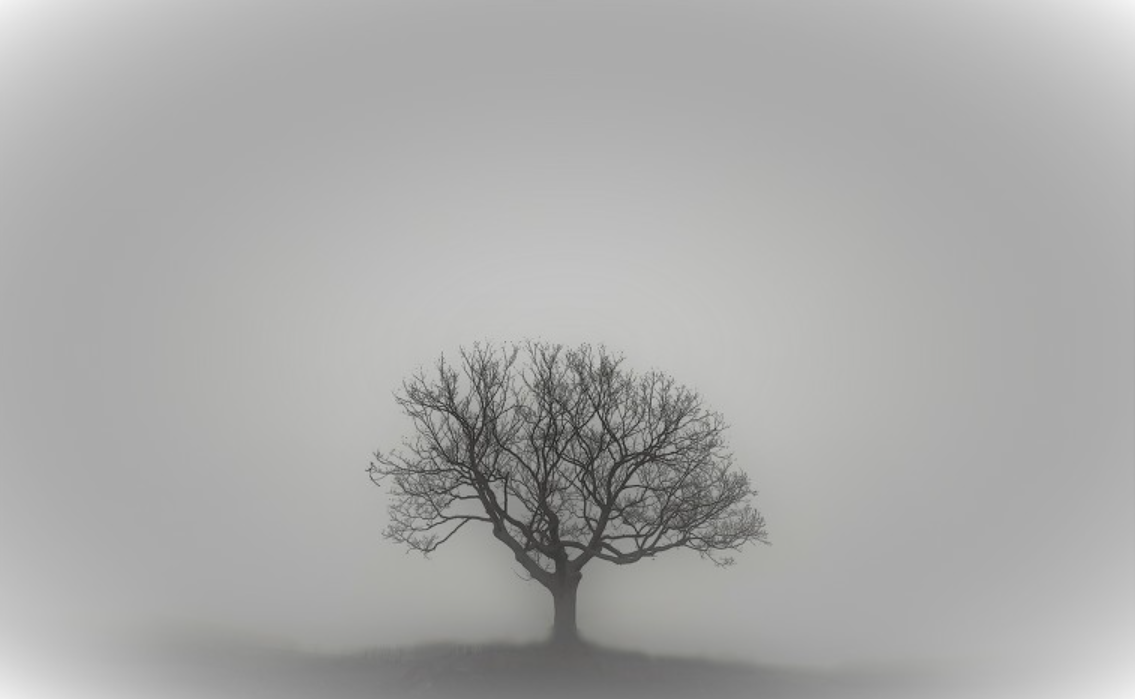
#> input picture python/AI/image5.jpg, 1135 x 699 px
$ python histogram.py
#> lines starting #> are read from the running program, lines starting #| are printed output that depends on the picture
# -*- coding: utf-8 -*-
"""
Created on Wed Apr  6 19:31:03 2022

@author: user
"""

from skimage import io, viewer
from skimage.color import rgb2gray
import matplotlib.pyplot as plt
from skimage import exposure

img = io.imread('image5.jpg')
#> img is the input picture: shape (699, 1135, 4); mean R, G, B, A 170.2, 170.2, 169.4, 255
gray = rgb2gray(img)

img_eq = exposure.equalize_hist(gray)
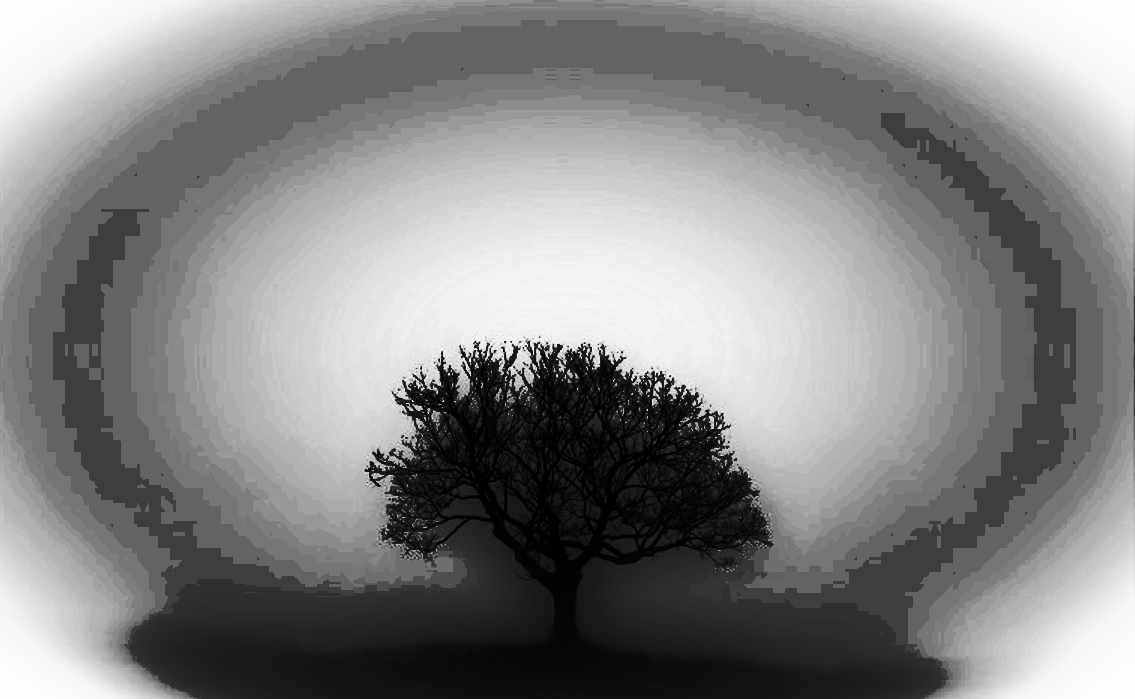
#> img_eq: shape (699, 1135) float64; min 1.26e-06, max 1, mean 0.52

fig,axes = plt.subplots(1, 2, figsize = (8,4))
ax = axes.ravel()

ax[0].imshow(img)
ax[0].set_title("Color")
ax[1].imshow(img_eq, cmap=plt.cm.gray)
ax[1].set_title("Histogram Equalizer")

plt.show()
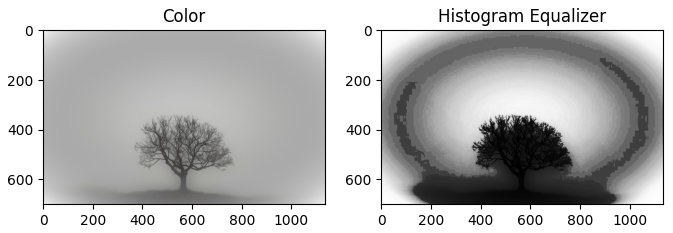
#> figure drawn by matplotlib, 2 panels

$ run again, with python/AI/image1.jpg copied over python/AI/image5.jpg
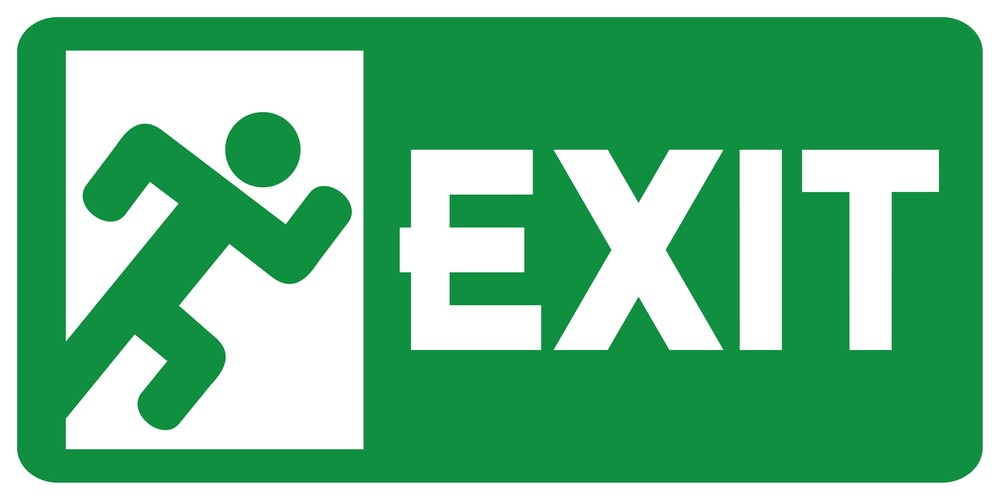
#> input picture python/AI/image1.jpg, 1000 x 500 px
#> img is the input picture: shape (500, 1000, 3); mean R, G, B 106.7, 185.2, 136.4
#> `img_eq = exposure.equalize_hist(gray)`:
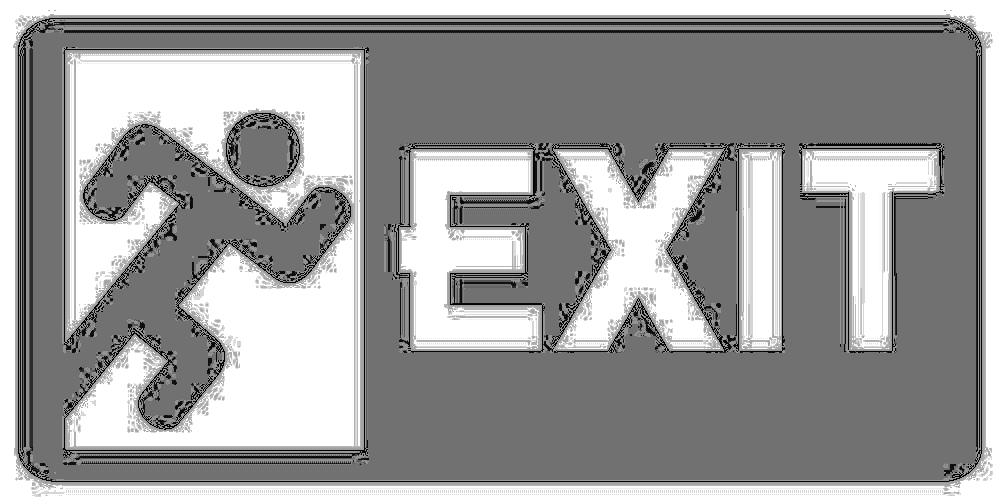
#> img_eq: shape (500, 1000) float64; min 4e-06, max 1, mean 0.612
#> `plt.show()`:
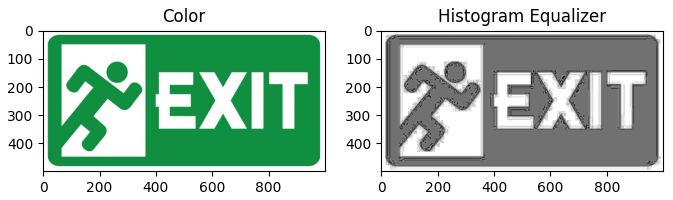
#> figure drawn by matplotlib, 2 panels

$ run again, with python/AI/image2.jpg copied over python/AI/image5.jpg
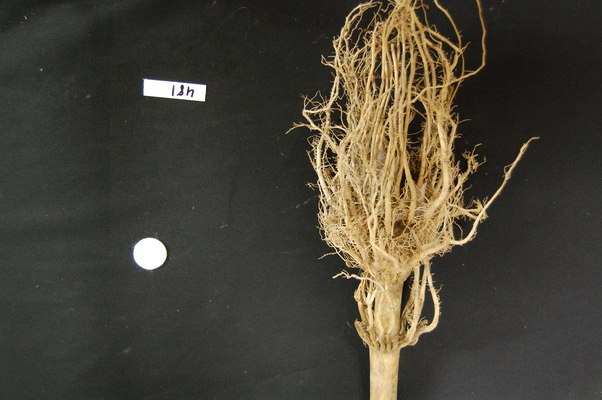
#> input picture python/AI/image2.jpg, 602 x 400 px
#> img is the input picture: shape (400, 602, 3); mean R, G, B 70.5, 66.4, 54.5
#> `img_eq = exposure.equalize_hist(gray)`:
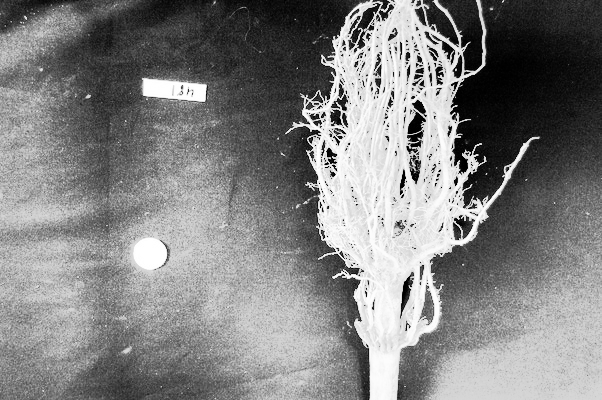
#> img_eq: shape (400, 602) float64; min 4.15e-06, max 1, mean 0.51
#> `plt.show()`:
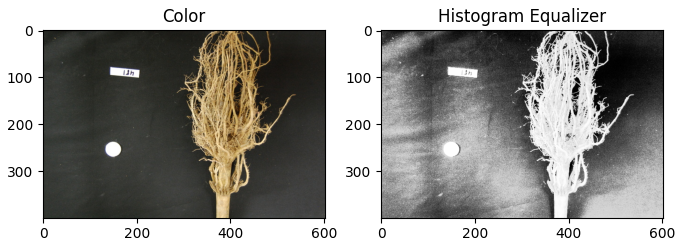
#> figure drawn by matplotlib, 2 panels
